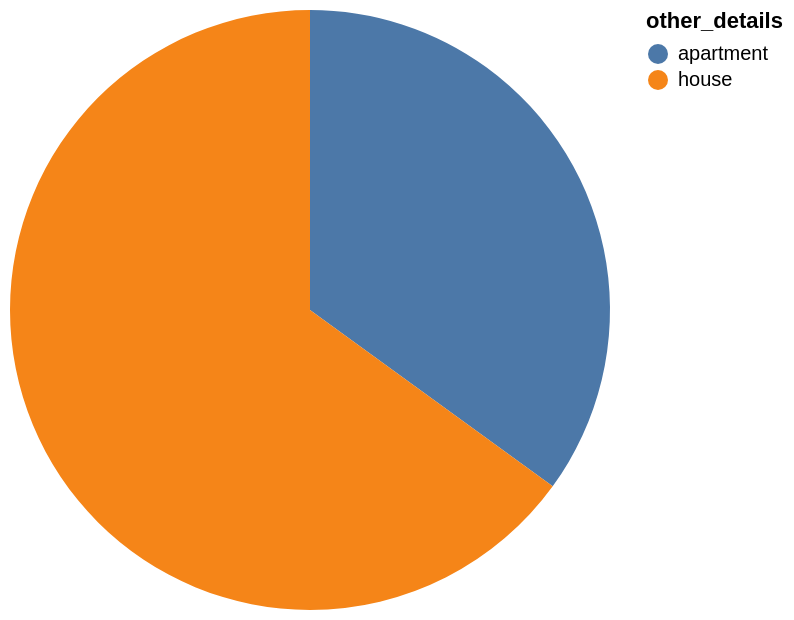

Source (Vega-Lite JSON):
### Vega-Lite specification from a JSON file in a GitHub repository (floating-point values rounded to 4 significant figures)
{"data": {"values": [{"x_data": "apartment", "y_data": 7}, {"x_data": "house", "y_data": 13}]}, "mark": "arc", "encoding": {"theta": {"field": "y_data", "type": "quantitative", "title": "COUNT(other_details)"}, "color": {"field": "x_data", "type": "nominal", "title": "other_details"}}}
